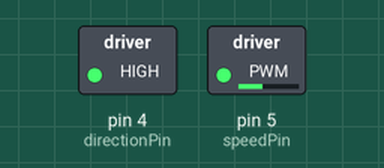
The sketch below on a simulated Arduino Uno, built with avr-gcc and run on an emulated ATmega328P. Parts: switched loads named in the sketch (green lamp = pin HIGH).

Above: at 0.1 s.
Timing chart, 0 to 1.6 s (numbered marks = the images above):
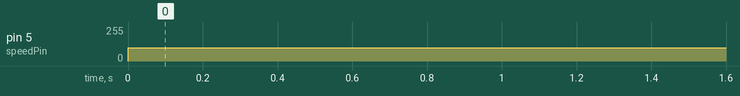

Measured:
- by itself, pin 5 (speedPin): 0/255 → 100/255 at 0.00 s

The sketch:

oneMotorIntro.ino
```cpp
/***
 * oneMotorIntro
 * Tutorial on using one motor with a DFRobot Romeo arduino
 * @rwbot
 * v1.1
 */

//Motor pin configuration
int directionPin = 4;       //Pin controlling Left motor direction
int speedPin = 5;           //Pin controlling Left motor speed

void setup() {
  //Declaring the directin pin as an output
  pinMode(directionPin, OUTPUT);

  //Declaring the directin pin as an output
  pinMode(speedPin, OUTPUT);

  //The direction pin takes only 2 values, HIGH or LOW
  //This pin controls the rotation of the motor
  //HIGH can mean clockwise, while LOW is counter-clockwise
  //Or vise versa, depending on how your motor is wired
  //Assigning HIGH to the direction pin
  digitalWrite(directionPin, HIGH);

  //Assigning LOW to the speed pin cuts off the power
  //and without power, the motor cannot turn
  //Toggling between HIGH/LOW is how we can control
  //when we want a motor should spin and when not to.
  digitalWrite(speedPin, LOW);
}

void loop() {
  //until now, we've used digitalWrite()
  //digitalWrite() is used for digital pins
  //digital pins have only two states, either HIGH or LOW
  //analog pins have a range of values (0-255 or 0-1024)
  //the speedPin ranges from 0-255
  analogWrite(speedPin, 100);
}
```
